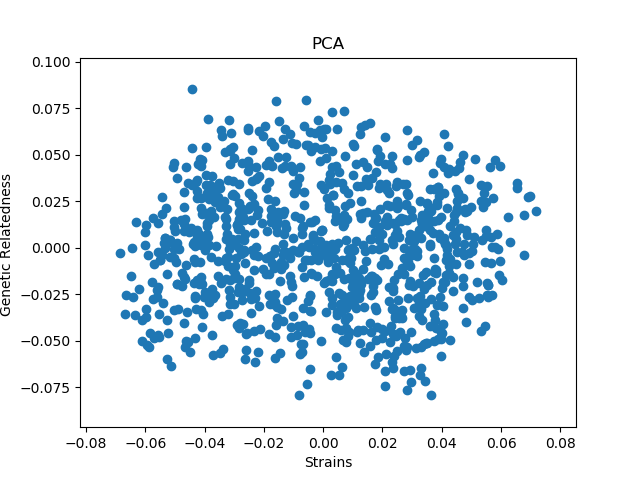

Write Python code to recreate this figure.
#!/usr/bin/env python3

import sys
import matplotlib.pyplot as plt
import numpy as np
import math

#Usage : plot first two components to visualize genetic relatedness between genetic screens
# ./pca.py plink.eigenvec 
x_1 = []
y_1 = []

for line in open(sys.argv[1]):
    fields = line.split(" ")
    x = fields[2]
    y = fields[3]
    x_1.append(float(x))
    y_1.append(float(y))
   # print(x_1)

fig, ax = plt.subplots()
plt.scatter(x_1, y_1)
plt.ylabel("Genetic Relatedness ")
plt.xlabel("Strains")
ax.set_title("PCA")
plt.tight_layout
fig.savefig("pca.png") 
plt.close(fig)

